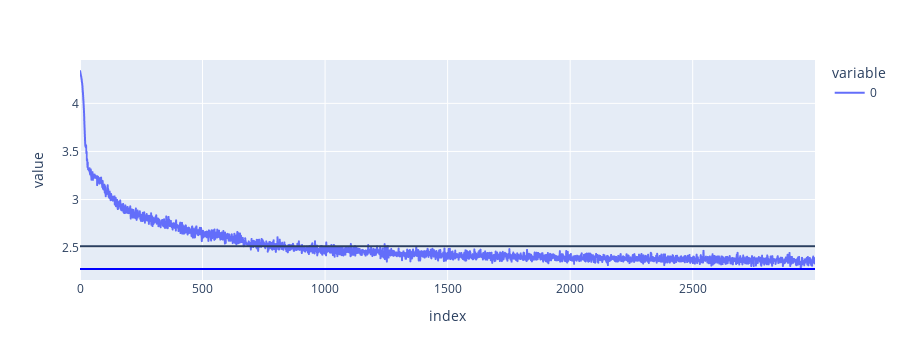

Notebook code cell kept with this figure:
### Code cell
batch_size = 32
optim = torch.optim.AdamW(model.parameters() , lr=1e-3)
_loss = []
times = range(3000)
for i in times:
    xb , xy = get_batch('train')
    optim.zero_grad()
    logits , loss = model(xb,xy)
    loss.backward()
    optim.step()
    _loss.append(loss.item())

ex.line(_loss , labels={ 'x'}).add_hline(sum(_loss)/len(_loss)).add_hline(min(_loss) ,line_color="blue")

### Figure 1 — Plotly figure (JSON) as saved in the notebook; plotly's stock layout.template omitted (floating-point values rounded to 4 significant figures; data arrays with more than 128 entries replaced by an {"elided": "..."} marker saying what was removed)
{"data": [{"hovertemplate": "variable=0<br>index=%{x}<br>value=%{y}<extra></extra>", "legendgroup": "0", "line": {"color": "#636efa", "dash": "solid"}, "marker": {"symbol": "circle"}, "mode": "lines", "name": "0", "showlegend": true, "type": "scattergl", "x": {"elided": "3000 int values"}, "xaxis": "x", "y": {"elided": "3000 float values"}, "yaxis": "y"}], "layout": {"autosize": true, "height": 360, "legend": {"title": {"text": "variable"}, "tracegroupgap": 0}, "margin": {"t": 60}, "shapes": [{"type": "line", "x0": 0, "x1": 1, "xref": "x domain", "y0": 2.515, "y1": 2.515, "yref": "y"}, {"line": {"color": "blue"}, "type": "line", "x0": 0, "x1": 1, "xref": "x domain", "y0": 2.278, "y1": 2.278, "yref": "y"}], "xaxis": {"anchor": "y", "autorange": true, "domain": [0, 1], "range": [0, 2999], "title": {"text": "index"}, "type": "linear"}, "yaxis": {"anchor": "x", "autorange": true, "domain": [0, 1], "range": [2.164, 4.451], "title": {"text": "value"}, "type": "linear"}}}
